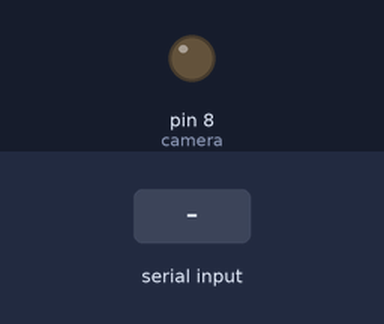
A sketch run on a simulated Arduino Uno, built with avr-gcc and run on an emulated ATmega328P. Shown: output pins drawn as LEDs (lit = HIGH). Inputs (shaded band) come from the test bench.

Above: at 1.2 s.
1.3 s: "1" received over Serial
At 1.42 s:
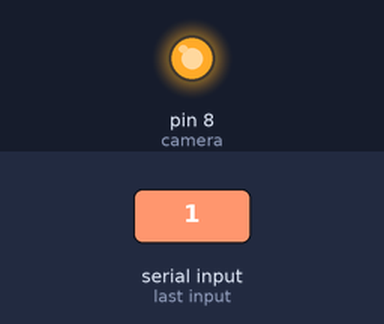
Timing chart, 0 to 4.3 s (numbered marks = the images above; inputs shaded):
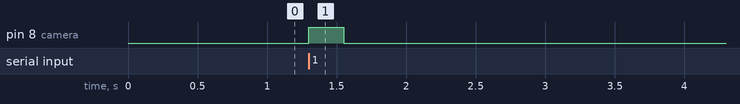

Measured:
- after the input at 1.3 s, pin 8 (camera): LOW → HIGH at once, → LOW 0.25 s later

The sketch:

canonPi.ino
```cpp
char data;

const int camera = 8;   //Pin that the relay is connected to

void setup() {
  pinMode(camera, OUTPUT);
  Serial.begin(9600);
}

//Checks if a '1' is sent to the arduino over a serial connection
//If so, trigger the camera
void loop() {
  if (Serial.available() > 0){
    data = Serial.read();
    if (data == '1'){
      digitalWrite(camera, HIGH);
      delay(250);
      digitalWrite(camera, LOW);
    }
  }
}
```
